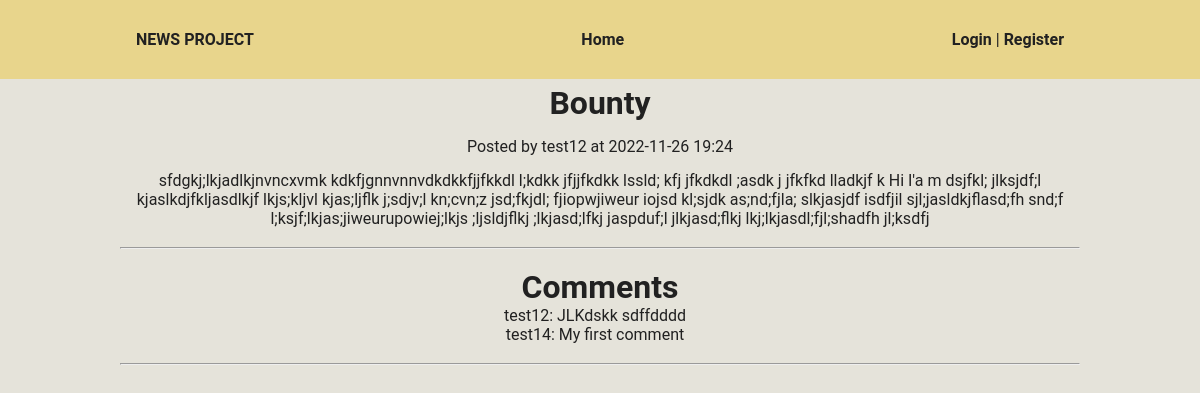
The page /news?id=16 on the database as committed earlier.
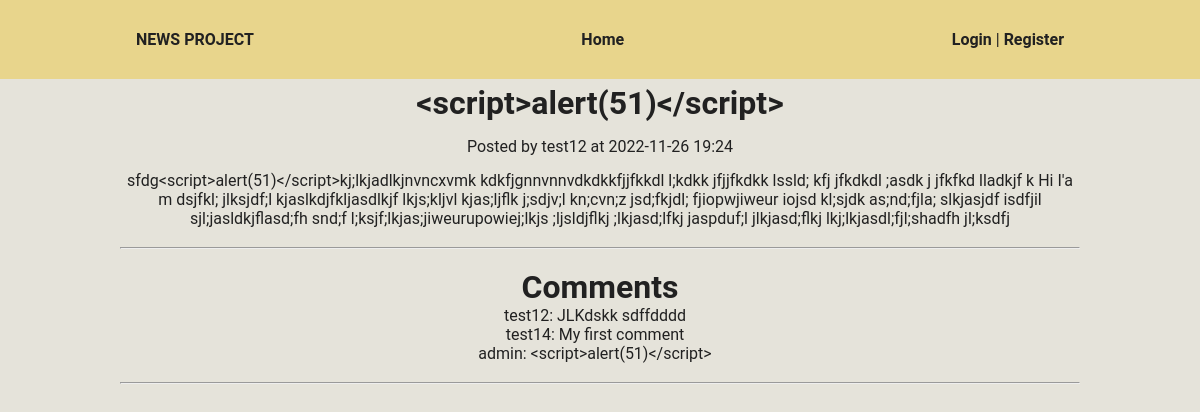
The same page on the database as committed later.
### tables this page shows
CREATE TABLE news (
    id INTEGER PRIMARY KEY autoincrement, 
    created DATETIME,
    title TEXT NOT NULL, 
    main_text TEXT NOT NULL,
    user_id INTEGER NOT NULL,
    FOREIGN KEY(user_id) REFERENCES users(id)
  );

CREATE TABLE users (
    id INTEGER PRIMARY KEY autoincrement,
    email TEXT UNIQUE NOT NULL, 
    username TEXT NOT NULL, 
    password TEXT NOT NULL,
    is_admin BOOLEAN NOT NULL DEFAULT 0 CHECK (is_admin IN (0, 1))
  );

CREATE TABLE comments ( 
    id INTEGER PRIMARY KEY autoincrement, 
    main_text TEXT NOT NULL,
    news_id INTEGER NOT NULL,
    user_id INTEGER NOT NULL,
    FOREIGN KEY(user_id) REFERENCES users(id),
    FOREIGN KEY(news_id) REFERENCES news(id)
  );

### views/pages/news.php (called while the page is built, shortened)
<?php
$news = News::get($_GET['id']);
$is_comments_exist = Comment::check_if_exists($news['id']);
if ($is_comments_exist) {
    $comments = Comment::all($news['id']);
}
require 'views/templates/dafault_template.php';

### router/routes.php (called while the page is built, shortened)
<?php
Router::enable();

### index.php (called while the page is built, shortened)
<?php
require_once "router/routes.php";

### app/Controllers/News.php (called while the page is built, shortened)
<?php
class News {
    public static function get($news_id): array {
        $sql = "SELECT n.id, n.created, n.title, n.main_text, n.user_id, u.username
                FROM news n
                JOIN users u
                    ON n.user_id == u.id
                WHERE n.id = $news_id";
        return $GLOBALS['db']->querySingle($sql, true);
    }
}

### app/Controllers/Comment.php (called while the page is built, shortened)
<?php
class Comment {
    public static function all($news_id): \SQLite3Result {
        $sql = "SELECT c.id, c.main_text, c.user_id, u.username
                FROM comments c
                JOIN users u
                    ON c.user_id == u.id
                WHERE c.news_id == $news_id";
        return $GLOBALS['db']->query($sql);
    }
}

### views/templates/news.php (the view, shortened to what this page needs)
<h1 class="news__title">
    <?= htmlspecialchars($news['title']) ?>
</h1>
<p class="news__created">
    Posted by <?= htmlspecialchars($news['username']) ?> at <?= $news['created'] ?>
</p>
<p class="news__main_text">
    <?= htmlspecialchars($news['main_text']) ?>
</p>
<br><hr><br>
<h1>Comments</h1>
<ul>
<?php if ($comments): ?>
<?php while ($comment = $comments->fetchArray(SQLITE3_ASSOC)): ?>
    <li class='news__comment'>
        <span class="news__comment_text">
            <?= htmlspecialchars($comment['username']) ?>: <?= htmlspecialchars($comment['main_text']) ?>
        </span>
<?php endwhile; ?>
<?php else: ?>
    No comments yet
<?php endif; ?>
</ul>
<br><hr><br>

### app/Services/Router.php (shortened to what this page needs)
<?php
class Router {
    private static $list = [];
    public static function route(string $uri, string $page_name, array $methods, string $name = null) {
        self::$list[] = [
            "uri" => $uri,
            "page" => $page_name,
            "methods" => $methods,
            "name" => $name
        ];
    }
    public static function enable() {
        $query = $_GET['q'];
        foreach(self::$list as $route) {
            if ($route['uri'] === '/' . $query) {
                if (in_array($_SERVER['REQUEST_METHOD'], $route['methods'])) {
                    require_once "views/pages/" . $route['page'] . ".php";
                    exit();
                } else {
                    break;
                }
            }
        }
    }
}

### views/templates/dafault_template.php (shortened to what this page needs)
<!DOCTYPE html>
<html lang="en">
<head>
    <link type="text/css" href="/assets/css/styles.min.css" rel="stylesheet" />
</head>
<body>
<header>
    <div class="elements container">
        <div class="elements__logo">
            <a href="/">
                NEWS PROJECT
            </a>
        </div>
        <div class="elements_menu">
            <ul class="elements_menu__list">
                <li class="elements_menu__list_item">
                    <a class="elements_menu__list_item_link" href="/">Home</a>
                </li>
            </ul>
        </div>
        <div class="elements__button">
<?php if (!$_SESSION['user']): ?>
            <a class="elements__button_link" href="/login">Login</a>
            |
            <a class="elements__button_link" href="/register">Register</a>
<?php else: ?>
            <?= $_SESSION['user']['username'] ?> |
            <a class="elements__button_link" href="/logout">Logout</a>
<?php endif; ?>
        </div>
    </div>
</header>
<div class="container">
<?php include 'views/templates/' . $content_template ?>
</div>
</body>
</html>

Rows that differ between the two databases and show on the page:
changed news "test12": title "Bounty" → "<script>alert(51)</script>"; main_text "sfdgkj;lkjadlkjnvncxvmk kdkfjgnnvnnvdkdkkfjjfkkdl l;kdkk jfjjfkdkk lssld;…" → "sfdg<script>alert(51)</script>kj;lkjadlkjnvncxvmk kdkfjgnnvnnvdkdkkfjjfkkdl l;kdkk jfjjfkdkk lssld;…"
added comments: user.username "admin", main_text "<script>alert(51)</script>"
